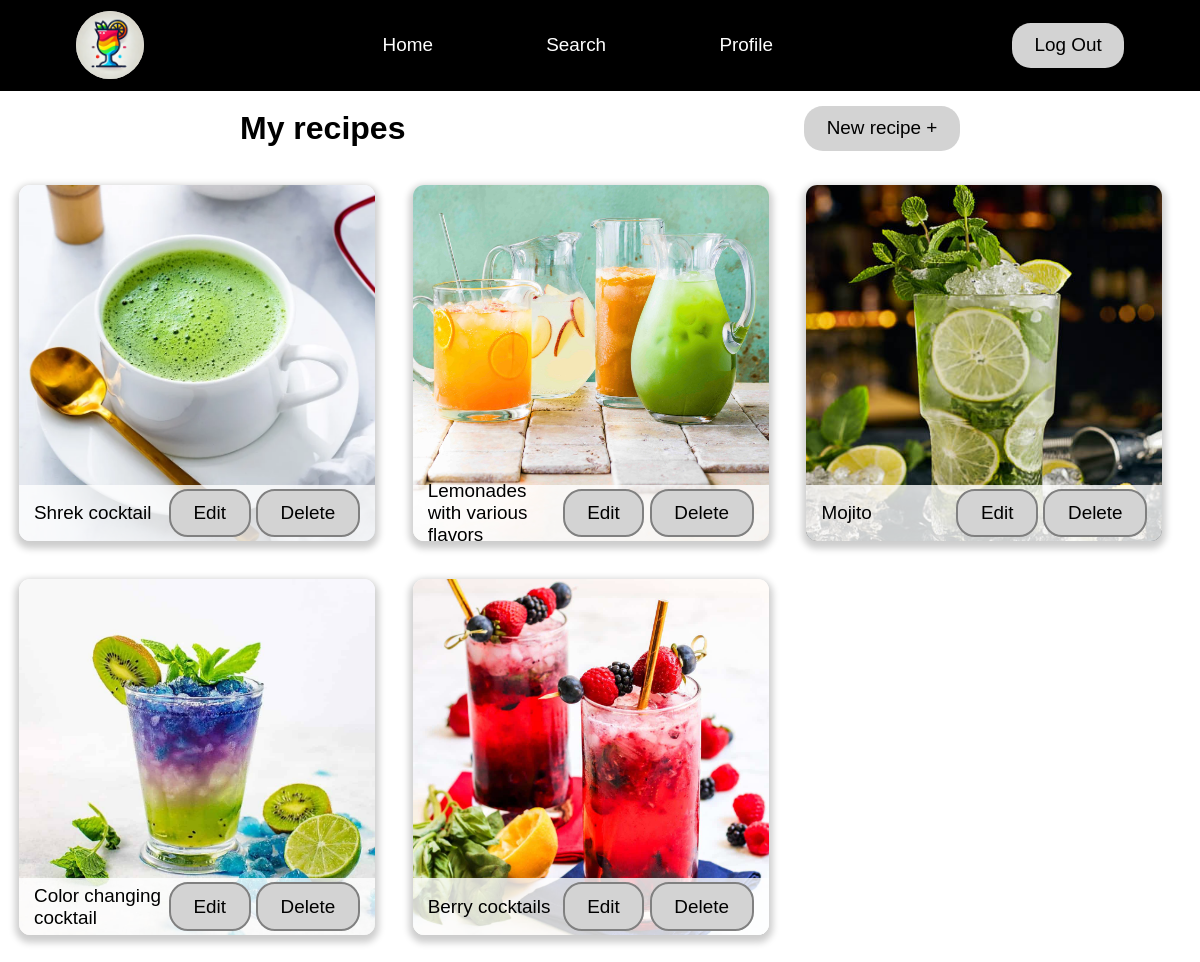
Page /myRecipes.php (signed in) on the committed database.
### tables this page shows
CREATE TABLE `drinks` (
  `idDrink` int(20) NOT NULL,
  `strDrink` varchar(50) NOT NULL,
  `strInstructions` varchar(1000) NOT NULL,
  `strDrinkThumb` varchar(200) NOT NULL,
  `strCategory` varchar(50) NOT NULL,
  `Posted` datetime(6) NOT NULL,
  `idUser` int(7) NOT NULL
);

### myRecipes.php (the view, shortened to what this page needs)
<?php
    $db = new mysqli("localhost", "root", null, "project_db");
    if (isset($_SESSION["idUser"])) {
        $logged_user = $_SESSION["idUser"];
    } else {
        header('Location: login.php');
        exit;
    }
?>
<!DOCTYPE html>
<html lang="en">
<head>
    <link rel="stylesheet" href="myRecipes.css">
    <link rel="stylesheet" href="aglobal.css">
    <link rel="stylesheet" href="https://cdn.jsdelivr.net/npm/bootstrap-icons@1.11.3/font/bootstrap-icons.min.css">
</head>
<body>
<?php include 'navbar.php'; ?>
    <form class="header" action="editor.php">
        <label class="page-title"><h1>My recipes</h1></label>
        <button class="g_greyButton">New recipe +</button>
    </form>
        <?php
            $stmt = $db->prepare("SELECT idDrink, strDrink, strInstructions, strDrinkThumb, strCategory, Posted, idUser FROM drinks WHERE idUser=?");
            $stmt->bind_param("i", $logged_user);
            $stmt->execute();
            $result = $stmt->get_result();
            if ($result->num_rows > 0) {
                echo '<div class="g_grid-container">';
                while ($row = $result->fetch_assoc()) {
                    echo "
                        <div class='g_grid-item square-img'>
                            <a href='recipes.php?idDrink=".$row["idDrink"]."'>
                                <img src='".$row["strDrinkThumb"]."' alt='".$row["strDrink"]."'>
                            </a>
                            <div class='g_cocktail-name-overlay'>
                                <span class='drinkName'>".$row["strDrink"]."</span>
                                <div>
                                    <button class='recipeButton' onclick='openEditor(".$row["idDrink"].")'> Edit </button>
                                    <button class='recipeButton' onclick='deleteRecipe(".$row["idDrink"].")'> Delete </button>
                                </div>
                            </div>
                        </div>
                    ";
                }
                echo '</div>';
            } else {
                echo "<div class='noRecipes'>You don't have any recipes yet. Start creating!</div>";
            }
        ?>
</body>
</html>

### myRecipes.css (style rules this page uses)
.header { display: flex; justify-content: space-between; align-items: center; text-align: center; min-height: 2cm; margin-left: 20%; margin-right: 20%; }
.page-title { position: relative; }
.recipeButton { background-color: #d3d3d3; color: black; border: solid gray 0.6mm; padding: 3mm 6mm; border-radius: 5mm; cursor: pointer; font-size: 5mm; }
.square-img { aspect-ratio: 1/1; }
.drinkName { width:40%; overflow: hidden; }

### aglobal.css (style rules this page uses)
* { margin: 0; padding: 0; box-sizing: border-box; }
body { font-family: Arial, sans-serif; }
.g_cocktail-name-overlay { position: absolute; bottom: 0; left: 0; width: 100%; height: 15mm; background-color: rgba(255, 255, 255, 0.8); color: black; padding: 4mm; text-align: left; font-size: 5mm; display: flex; justify-content: space-between; align-items: center; }
.g_grid-container { display: grid; grid-template-columns: repeat(3, 1fr); gap: 5mm; padding: 5mm; margin: 0 auto; max-width: 350mm; }
.g_grid-item { aspect-ratio: 1/1; color: black; position: relative; max-height: 95%; overflow: hidden; border-radius: 3mm; box-shadow: 0 1mm 2mm 1mm rgba(0, 0, 0, 0.2); }
.g_grid-item img { width: 100%; height: 100%; object-fit: cover; }
.g_greyButton { background-color: #d3d3d3; color: black; border: none; padding: 3mm 6mm; border-radius: 5mm; cursor: pointer; font-size: 5mm; transition: background-color 0.2s; }

### rows in the picture
drinks: strDrinkThumb (picture), strDrink "Shrek cocktail"
drinks: strDrinkThumb (picture), strDrink "Lemonades with various flavors"
drinks: strDrinkThumb (picture), strDrink "Mojito"
drinks: strDrinkThumb (picture), strDrink "Color changing cocktail"
drinks: strDrinkThumb (picture), strDrink "Berry cocktails"
